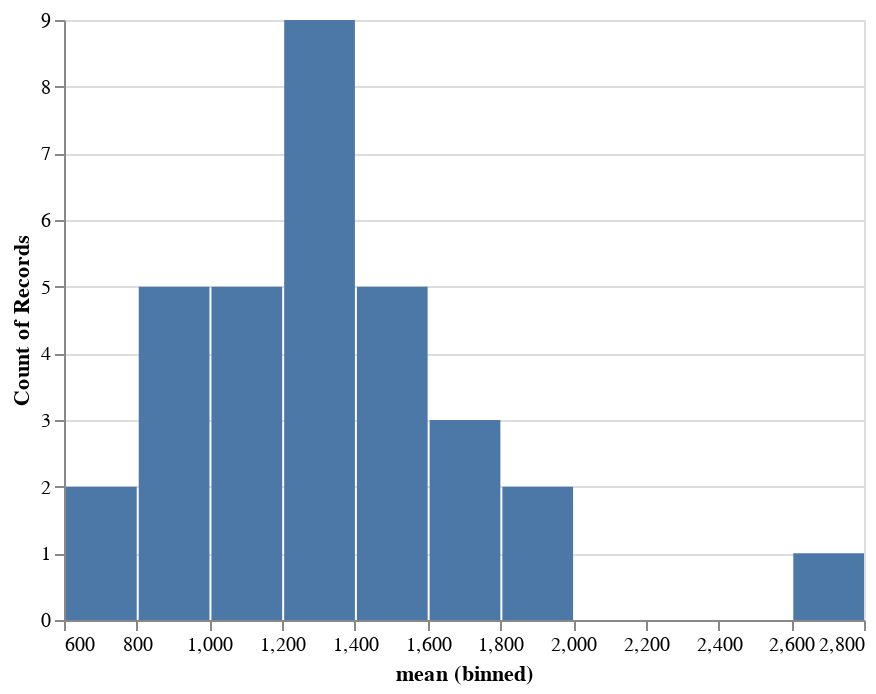

Notebook cell for this chart:
### Markdown cell above
# Histograma

### Code cell
#  para a nossa primeira tentativa, utilizamos o altair

import altair as alt

#  pegamos o código abaixo dentro da galeria de exemplos da documentação da biblitoeca
#  e preenchemos com a variável que queríamos analisar: a média de um dos descibres acima
#  nesse caso, escolhemos o .describe() usado para os partidos, salvo na variável 'partido'

alt.Chart(partido).mark_bar().encode(
    x = alt.X('mean', bin=True),
    y= "count()",
).interactive()

#  LENDO O GRÁFICO:
#
#  'count' representa a quantidade de despesas registradas e 'mean' o valor médio delas.
#  ou seja, a barra mais alta está dizendo que existem 9 partidos em que a média das despesas
#  deles está entre 1.000 e 1.400 — sendo assim, esse é o valor mais frequente nesse grupo.

### Figure 1 — Vega-Lite specification as saved in the notebook (floating-point values rounded to 4 significant figures)
{"config": {"view": {"continuousWidth": 400, "continuousHeight": 300}}, "data": {"name": "data-eb319478bb7d4f3d708bd1f70be4789a"}, "mark": "bar", "encoding": {"x": {"type": "quantitative", "bin": true, "field": "mean"}, "y": {"type": "quantitative", "aggregate": "count"}}, "selection": {"selector008": {"type": "interval", "bind": "scales", "encodings": ["x", "y"]}}, "$schema": "https://vega.github.io/schema/vega-lite/v4.8.1.json", "datasets": {"data-eb319478bb7d4f3d708bd1f70be4789a": [{"partido": "AVANTE", "count": 27640.0, "mean": 1140.0, "std": 5275.0, "min": 0.01, "25%": 97.5, "50%": 350.0, "75%": 952.4, "max": 300000.0}, {"partido": "CIDADANIA", "count": 41880.0, "mean": 1292.0, "std": 7166.0, "min": 0.01, "25%": 85.0, "50%": 300.0, "75%": 816.6, "max": 750000.0}, {"partido": "DC", "count": 3034.0, "mean": 943.1, "std": 3468.0, "min": 0.1, "25%": 90.0, "50%": 242.5, "75%": 700.0, "max": 75000.0}, {"partido": "DEM", "count": 105500.0, "mean": 1545.0, "std": 12400.0, "min": 0.01, "25%": 85.0, "50%": 300.0, "75%": 1000.0, "max": 1486000.0}, {"partido": "MDB", "count": 157300.0, "mean": 1270.0, "std": 7146.0, "min": 0.01, "25%": 99.0, "50%": 300.0, "75%": 916.8, "max": 1000000.0}, {"partido": "NOVO", "count": 3387.0, "mean": 2654.0, "std": 9239.0, "min": 0.31, "25%": 11.05, "50%": 360.0, "75%": 2000.0, "max": 227000.0}, {"partido": "PATRIOTA", "count": 20710.0, "mean": 1306.0, "std": 5206.0, "min": 0.02, "25%": 100.0, "50%": 350.0, "75%": 1000.0, "max": 250000.0}, {"partido": "PC do B", "count": 15670.0, "mean": 1748.0, "std": 12410.0, "min": 0.01, "25%": 110.0, "50%": 320.0, "75%": 1045.0, "max": 1000000.0}, {"partido": "PCB", "count": 172.0, "mean": 862.9, "std": 1574.0, "min": 0.35, "25%": 21.95, "50%": 200.0, "75%": 1000.0, "max": 9100.0}, {"partido": "PDT", "count": 75840.0, "mean": 1526.0, "std": 11080.0, "min": 0.01, "25%": 100.0, "50%": 329.0, "75%": 1000.0, "max": 1290000.0}, {"partido": "PL", "count": 88160.0, "mean": 1297.0, "std": 7355.0, "min": 0.01, "25%": 80.0, "50%": 300.0, "75%": 900.0, "max": 1100000.0}, {"partido": "PMB", "count": 1558.0, "mean": 705.1, "std": 3582.0, "min": 0.35, "25%": 75.6, "50%": 142.5, "75%": 420.0, "max": 120000.0}, {"partido": "PMN", "count": 3601.0, "mean": 931.2, "std": 2847.0, "min": 0.05, "25%": 70.0, "50%": 300.0, "75%": 760.0, "max": 100000.0}, {"partido": "PODE", "count": 52560.0, "mean": 1264.0, "std": 7821.0, "min": 0.01, "25%": 100.0, "50%": 300.0, "75%": 725.0, "max": 600000.0}, {"partido": "PP", "count": 110300.0, "mean": 1249.0, "std": 5373.0, "min": 0.01, "25%": 89.5, "50%": 350.0, "75%": 1000.0, "max": 1065000.0}, {"partido": "PROS", "count": 18950.0, "mean": 1668.0, "std": 9583.0, "min": 0.06, "25%": 93.0, "50%": 300.0, "75%": 900.0, "max": 450000.0}, {"partido": "PRTB", "count": 9595.0, "mean": 865.7, "std": 2352.0, "min": 0.13, "25%": 60.0, "50%": 300.0, "75%": 800.0, "max": 63910.0}, {"partido": "PSB", "count": 73380.0, "mean": 1352.0, "std": 7007.0, "min": 0.01, "25%": 100.0, "50%": 300.0, "75%": 800.0, "max": 874500.0}, {"partido": "PSC", "count": 37880.0, "mean": 1135.0, "std": 5747.0, "min": 0.02, "25%": 90.0, "50%": 300.0, "75%": 783.9, "max": 800000.0}, {"partido": "PSD", "count": 136200.0, "mean": 1283.0, "std": 8496.0, "min": 0.01, "25%": 90.0, "50%": 320.5, "75%": 1000.0, "max": 2300000.0}, {"partido": "PSDB", "count": 132500.0, "mean": 1504.0, "std": 13670.0, "min": 0.01, "25%": 80.0, "50%": 290.0, "75%": 838.0, "max": 1750000.0}, {"partido": "PSL", "count": 52830.0, "mean": 1940.0, "std": 19030.0, "min": 0.01, "25%": 126.0, "50%": 425.0, "75%": 1000.0, "max": 2500000.0}, {"partido": "PSOL", "count": 11090.0, "mean": 1958.0, "std": 11800.0, "min": 0.01, "25%": 56.0, "50%": 360.3, "75%": 1069.0, "max": 500000.0}, {"partido": "PSTU", "count": 895.0, "mean": 791.3, "std": 1833.0, "min": 0.05, "25%": 14.0, "50%": 228.0, "75%": 750.0, "max": 26400.0}, {"partido": "PT", "count": 92980.0, "mean": 1575.0, "std": 10870.0, "min": 0.01, "25%": 88.72, "50%": 350.0, "75%": 1000.0, "max": 1424000.0}, {"partido": "PTB", "count": 47180.0, "mean": 1135.0, "std": 5610.0, "min": 0.01, "25%": 80.0, "50%": 300.0, "75%": 924.0, "max": 800000.0}, {"partido": "PTC", "count": 3373.0, "mean": 1013.0, "std": 3916.0, "min": 0.02, "25%": 126.0, "50%": 300.0, "75%": 640.0, "max": 150000.0}, {"partido": "PV", "count": 12080.0, "mean": 1133.0, "std": 5736.0, "min": 0.01, "25%": 86.7, "50%": 300.0, "75%": 975.4, "max": 503000.0}, {"partido": "REDE", "count": 5763.0, "mean": 1753.0, "std": 6586.0, "min": 0.04, "25%": 120.0, "50%": 450.0, "75%": 1200.0, "max": 220000.0}, {"partido": "REPUBLICANOS", "count": 63130.0, "mean": 1508.0, "std": 12230.0, "min": 0.01, "25%": 100.0, "50%": 312.5, "75%": 1000.0, "max": 1980000.0}, {"partido": "SOLIDARIEDADE", "count": 34950.0, "mean": 1264.0, "std": 6305.0, "min": 0.02, "25%": 100.0, "50%": 357.1, "75%": 970.0, "max": 700000.0}, {"partido": "UP", "count": 250.0, "mean": 933.5, "std": 2463.0, "min": 0.1, "25%": 11.05, "50%": 200.0, "75%": 990.0, "max": 32070.0}]}}
